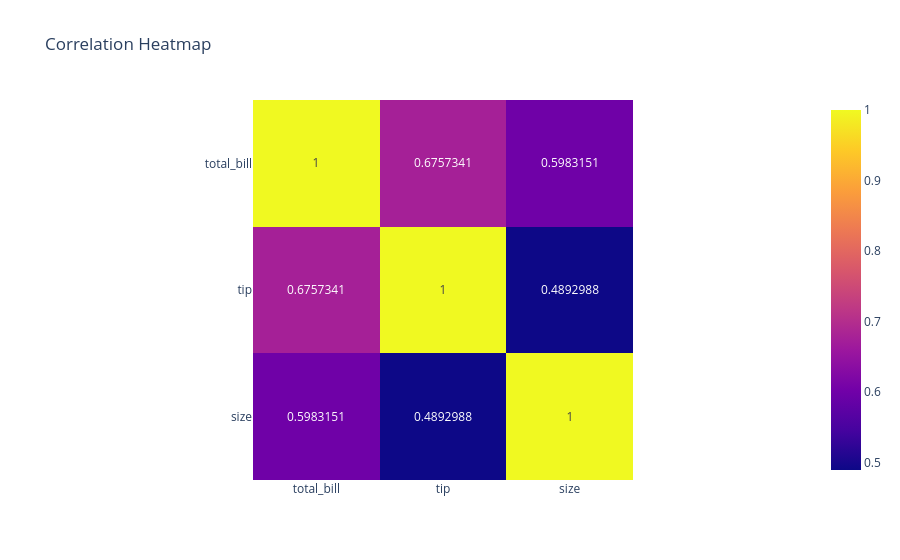

The notebook cell saved with this chart:
### Code cell
import plotly.express as px

corr = tips.corr(numeric_only=True)

fig = px.imshow(
    corr,
    text_auto=True,
    title="Correlation Heatmap"
)

fig.show()

### Figure 1 — Plotly figure (JSON) as saved in the notebook; plotly's stock layout.template omitted (floating-point values rounded to 4 significant figures)
{"data": [{"coloraxis": "coloraxis", "hovertemplate": "x: %{x}<br>y: %{y}<br>color: %{z}<extra></extra>", "name": "0", "texttemplate": "%{z}", "type": "heatmap", "x": ["total_bill", "tip", "size"], "xaxis": "x", "y": ["total_bill", "tip", "size"], "yaxis": "y", "z": [[1.0, 0.6757, 0.5983], [0.6757, 1.0, 0.4893], [0.5983, 0.4893, 1.0]]}], "layout": {"coloraxis": {"colorscale": [[0, "#0d0887"], [0.1111, "#46039f"], [0.2222, "#7201a8"], [0.3333, "#9c179e"], [0.4444, "#bd3786"], [0.5556, "#d8576b"], [0.6667, "#ed7953"], [0.7778, "#fb9f3a"], [0.8889, "#fdca26"], [1, "#f0f921"]]}, "title": {"text": "Correlation Heatmap"}, "xaxis": {"anchor": "y", "constrain": "domain", "domain": [0, 1], "scaleanchor": "y"}, "yaxis": {"anchor": "x", "autorange": "reversed", "constrain": "domain", "domain": [0, 1]}}}
